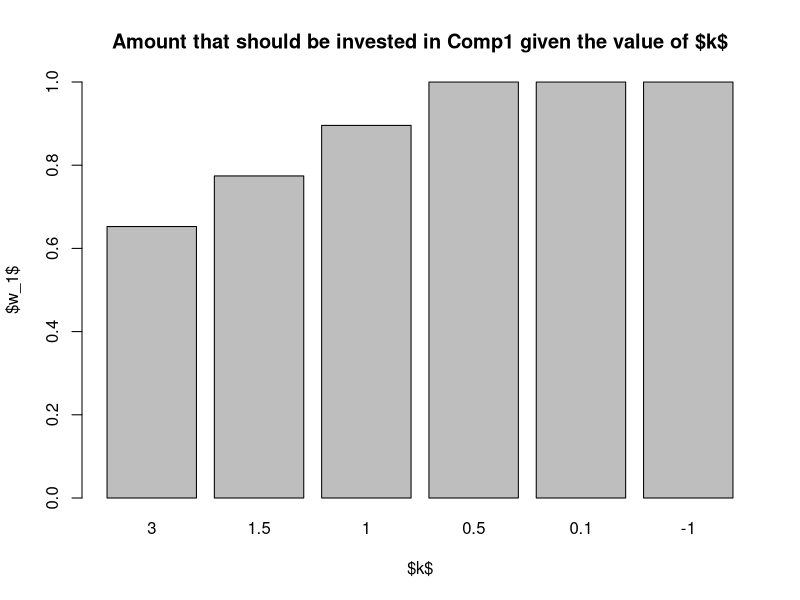
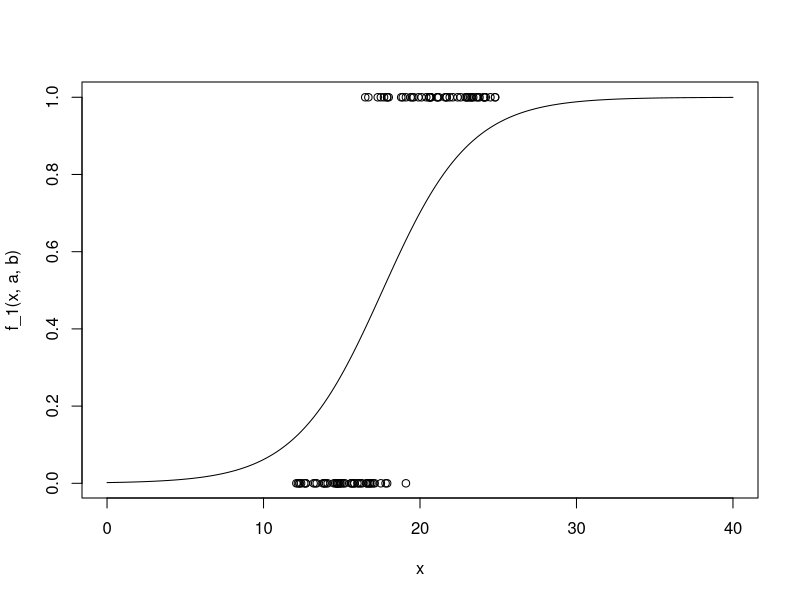
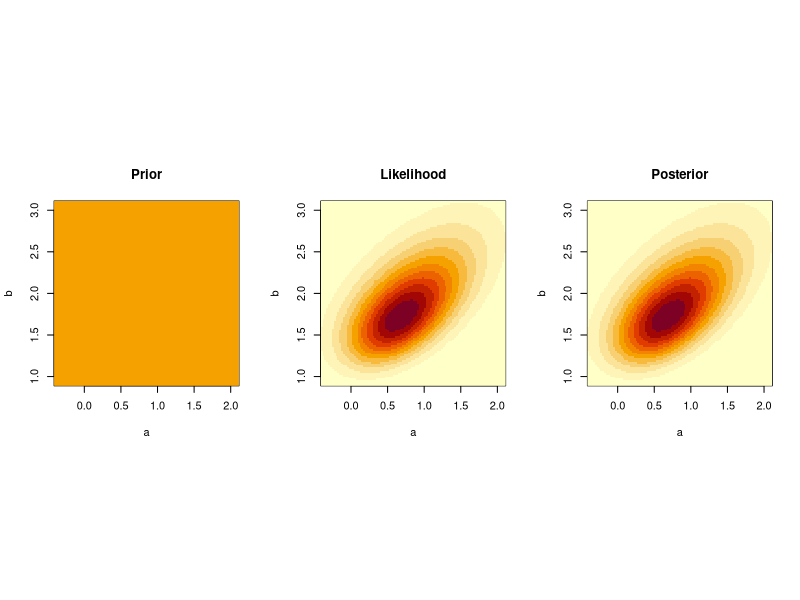

Write the R code that produced these figures, in order.
# Assignment 1
# b)
data <- read.csv2("stockdata.txt")
attach(data)

# Utility function for positive x.
#
# k != 0 is some parameter and K is the amount of money invested.
u <- function(x, k, K) (1 - (x / K)^(-k)) / k

# XXX: These are transposed compared to the lecture notes
X <- cbind(Comp1, Comp2) # X_ji is the price of stock i, after day j
Z <- diff(log(X)) # Z_ji = log(X_ij / X_i,j-1)

num_stocks <- ncol(X) # Number of stocks

# Estimate parameters from data
gamma <- apply(Z, 2, mean); Sigma <- var(Z)

optimizeWeights <- function(k) {
	result <- optimize(function(w_1) {
		w <- c(w_1, 1 - w_1) # Σw_i = 1 => w_2 = 1 - w_1
		n <- num_stocks # With n = k

		n * crossprod(w, gamma) - k * n * crossprod(w, Sigma %*% w) / 2
	}, interval = c(0, 1), maximum = TRUE)
	result$maximum
}

k <- c(3, 1.5, 1, 0.5, 0.1, -1)
w_1 <- sapply(k, function(k) optimizeWeights(k))
barplot(w_1, main = "Amount that should be invested in Comp1 given the value of $k$",
	xlab = "$k$", ylab = "$w_1$",
	names.arg = k,
	ylim = 0:1)
# See that w_1 ratio decreases with k => Comp1 is more instable
# We also have that: var(Comp1) > var(Comp2)

# Assignment 2
# a)
matureKnee <- read.table("matureKnee.txt")
immatureKnee <- read.table("immatureKnee.txt")

f_1 <- function(x, a, b) exp(a + b * (x - 18)) / (1 + exp(a + b * (x - 18)))
f_0 <- function(...) 1 - f_1(...)

# Likelihood function
L <- function(a = 1, b = 1) prod(f_1(matureKnee, a, b)) * prod(f_0(immatureKnee, a, b))
l <- function(a = 1, b = 1) {
	sum(log(f_1(matureKnee, a, b))) + sum(log(f_0(immatureKnee, a, b)))
}

res <- optim(par = formals(L), fn = L,
	control = list(fnscale = -1) # Maximize instead of minimizing
)
a <- res$par[["a"]]; b <- res$par[["b"]]

# Plot the fucker
x <- seq(0, 40, length.out = 500)
plot(x, f_1(x, a, b), 'l')
points(x = matureKnee$V1, y = sapply(matureKnee$V1, function(x) 1))
points(x = immatureKnee$V1, y = sapply(immatureKnee$V1, function(x) 0))

normalize <- function(a) a / sum(a)

a_min = -0.4; a_max = 2.1; b_min = 0.9; b_max = 3.1
a <- seq(a_min, a_max, length.out = 100); b <- seq(b_min, b_max, length.out = 100)
# Uniform prior
prior = outer(a, b, FUN = Vectorize(function(a, b) 1 / (100 * 100)))
likelihood <- outer(a, b, FUN = Vectorize(L))
posterior <- normalize(prior * likelihood)

par(mfrow = c(1, 3), pty="s")
for (grid in list(list(prior, "Prior"), list(likelihood, "Likelihood"), list(posterior, "Posterior"))) {
	image(a, b, grid[[1]], xlab = "a", ylab = "b",
		main = grid[[2]])
}

# c)
